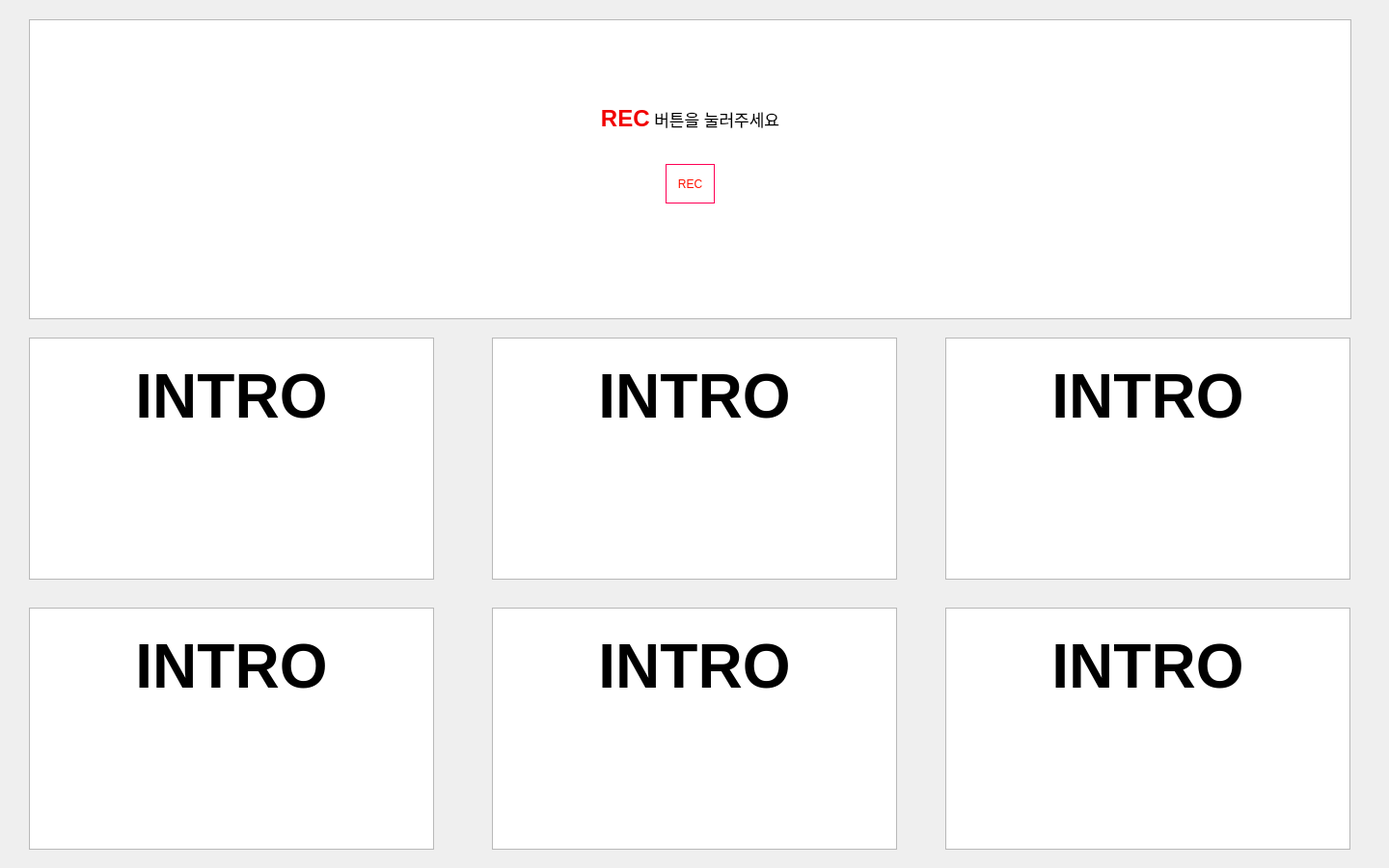
<?xml version="1.0" encoding="UTF-8"?>
<ui version="4.0">
 <class>MainWindow</class>
 <widget class="QMainWindow" name="MainWindow">
  <property name="geometry">
   <rect>
    <x>0</x>
    <y>0</y>
    <width>1440</width>
    <height>900</height>
   </rect>
  </property>
  <property name="windowTitle">
   <string>MainWindow</string>
  </property>
  <widget class="QWidget" name="centralwidget">
   <widget class="QPushButton" name="pushButton">
    <property name="geometry">
     <rect>
      <x>690</x>
      <y>170</y>
      <width>51</width>
      <height>41</height>
     </rect>
    </property>
    <property name="styleSheet">
     <string notr="true">QPushButton{
border:1px solid rgb(255,0,85);
backgorund-color:rgb(254,0, 255);
color: rgb(255, 16, 0);
font: 87 24pt &quot;Impact&quot;;
}
QPushButton:hover{
border:5px solid rgb(0,122,204);
}</string>
    </property>
    <property name="text">
     <string>REC</string>
    </property>
   </widget>
   <widget class="QTextBrowser" name="textBrowser">
    <property name="geometry">
     <rect>
      <x>30</x>
      <y>20</y>
      <width>1371</width>
      <height>311</height>
     </rect>
    </property>
    <property name="html">
     <string>&lt;!DOCTYPE HTML PUBLIC &quot;-//W3C//DTD HTML 4.0//EN&quot; &quot;http://www.w3.org/TR/REC-html40/strict.dtd&quot;&gt;
&lt;html&gt;&lt;head&gt;&lt;meta name=&quot;qrichtext&quot; content=&quot;1&quot; /&gt;&lt;style type=&quot;text/css&quot;&gt;
p, li { white-space: pre-wrap; }
&lt;/style&gt;&lt;/head&gt;&lt;body style=&quot; font-family:'.AppleSystemUIFont'; font-size:13pt; font-weight:400; font-style:normal;&quot;&gt;
&lt;p align=&quot;center&quot; style=&quot; margin-top:12px; margin-bottom:12px; margin-left:0px; margin-right:0px; -qt-block-indent:0; text-indent:0px;&quot;&gt;&lt;br /&gt;&lt;/p&gt;
&lt;p align=&quot;center&quot; style=&quot;-qt-paragraph-type:empty; margin-top:12px; margin-bottom:12px; margin-left:0px; margin-right:0px; -qt-block-indent:0; text-indent:0px;&quot;&gt;&lt;br /&gt;&lt;/p&gt;
&lt;p align=&quot;center&quot; style=&quot; margin-top:12px; margin-bottom:12px; margin-left:0px; margin-right:0px; -qt-block-indent:0; text-indent:0px;&quot;&gt;&lt;span style=&quot; font-size:18pt; font-weight:600; color:#f10000;&quot;&gt;REC&lt;/span&gt; 버튼을 눌러주세요&lt;/p&gt;&lt;/body&gt;&lt;/html&gt;</string>
    </property>
   </widget>
   <widget class="QTextBrowser" name="textBrowser_2">
    <property name="geometry">
     <rect>
      <x>30</x>
      <y>350</y>
      <width>420</width>
      <height>251</height>
     </rect>
    </property>
    <property name="html">
     <string>&lt;!DOCTYPE HTML PUBLIC &quot;-//W3C//DTD HTML 4.0//EN&quot; &quot;http://www.w3.org/TR/REC-html40/strict.dtd&quot;&gt;
&lt;html&gt;&lt;head&gt;&lt;meta name=&quot;qrichtext&quot; content=&quot;1&quot; /&gt;&lt;style type=&quot;text/css&quot;&gt;
p, li { white-space: pre-wrap; }
&lt;/style&gt;&lt;/head&gt;&lt;body style=&quot; font-family:'.AppleSystemUIFont'; font-size:13pt; font-weight:400; font-style:normal;&quot;&gt;
&lt;p align=&quot;center&quot; style=&quot;-qt-paragraph-type:empty; margin-top:0px; margin-bottom:0px; margin-left:0px; margin-right:0px; -qt-block-indent:0; text-indent:0px;&quot;&gt;&lt;br /&gt;&lt;/p&gt;
&lt;p align=&quot;center&quot; style=&quot; margin-top:0px; margin-bottom:0px; margin-left:0px; margin-right:0px; -qt-block-indent:0; text-indent:0px;&quot;&gt;&lt;span style=&quot; font-size:48pt; font-weight:600;&quot;&gt;INTRO&lt;/span&gt;&lt;/p&gt;&lt;/body&gt;&lt;/html&gt;</string>
    </property>
   </widget>
   <widget class="QTextBrowser" name="textBrowser_3">
    <property name="geometry">
     <rect>
      <x>30</x>
      <y>630</y>
      <width>420</width>
      <height>251</height>
     </rect>
    </property>
    <property name="html">
     <string>&lt;!DOCTYPE HTML PUBLIC &quot;-//W3C//DTD HTML 4.0//EN&quot; &quot;http://www.w3.org/TR/REC-html40/strict.dtd&quot;&gt;
&lt;html&gt;&lt;head&gt;&lt;meta name=&quot;qrichtext&quot; content=&quot;1&quot; /&gt;&lt;style type=&quot;text/css&quot;&gt;
p, li { white-space: pre-wrap; }
&lt;/style&gt;&lt;/head&gt;&lt;body style=&quot; font-family:'.AppleSystemUIFont'; font-size:13pt; font-weight:400; font-style:normal;&quot;&gt;
&lt;p align=&quot;center&quot; style=&quot;-qt-paragraph-type:empty; margin-top:0px; margin-bottom:0px; margin-left:0px; margin-right:0px; -qt-block-indent:0; text-indent:0px;&quot;&gt;&lt;br /&gt;&lt;/p&gt;
&lt;p align=&quot;center&quot; style=&quot; margin-top:0px; margin-bottom:0px; margin-left:0px; margin-right:0px; -qt-block-indent:0; text-indent:0px;&quot;&gt;&lt;span style=&quot; font-size:48pt; font-weight:600;&quot;&gt;INTRO&lt;/span&gt;&lt;/p&gt;&lt;/body&gt;&lt;/html&gt;</string>
    </property>
   </widget>
   <widget class="QTextBrowser" name="textBrowser_4">
    <property name="geometry">
     <rect>
      <x>510</x>
      <y>350</y>
      <width>420</width>
      <height>251</height>
     </rect>
    </property>
    <property name="html">
     <string>&lt;!DOCTYPE HTML PUBLIC &quot;-//W3C//DTD HTML 4.0//EN&quot; &quot;http://www.w3.org/TR/REC-html40/strict.dtd&quot;&gt;
&lt;html&gt;&lt;head&gt;&lt;meta name=&quot;qrichtext&quot; content=&quot;1&quot; /&gt;&lt;style type=&quot;text/css&quot;&gt;
p, li { white-space: pre-wrap; }
&lt;/style&gt;&lt;/head&gt;&lt;body style=&quot; font-family:'.AppleSystemUIFont'; font-size:13pt; font-weight:400; font-style:normal;&quot;&gt;
&lt;p align=&quot;center&quot; style=&quot;-qt-paragraph-type:empty; margin-top:0px; margin-bottom:0px; margin-left:0px; margin-right:0px; -qt-block-indent:0; text-indent:0px;&quot;&gt;&lt;br /&gt;&lt;/p&gt;
&lt;p align=&quot;center&quot; style=&quot; margin-top:0px; margin-bottom:0px; margin-left:0px; margin-right:0px; -qt-block-indent:0; text-indent:0px;&quot;&gt;&lt;span style=&quot; font-size:48pt; font-weight:600;&quot;&gt;INTRO&lt;/span&gt;&lt;/p&gt;&lt;/body&gt;&lt;/html&gt;</string>
    </property>
   </widget>
   <widget class="QTextBrowser" name="textBrowser_5">
    <property name="geometry">
     <rect>
      <x>510</x>
      <y>630</y>
      <width>420</width>
      <height>251</height>
     </rect>
    </property>
    <property name="html">
     <string>&lt;!DOCTYPE HTML PUBLIC &quot;-//W3C//DTD HTML 4.0//EN&quot; &quot;http://www.w3.org/TR/REC-html40/strict.dtd&quot;&gt;
&lt;html&gt;&lt;head&gt;&lt;meta name=&quot;qrichtext&quot; content=&quot;1&quot; /&gt;&lt;style type=&quot;text/css&quot;&gt;
p, li { white-space: pre-wrap; }
&lt;/style&gt;&lt;/head&gt;&lt;body style=&quot; font-family:'.AppleSystemUIFont'; font-size:13pt; font-weight:400; font-style:normal;&quot;&gt;
&lt;p align=&quot;center&quot; style=&quot;-qt-paragraph-type:empty; margin-top:0px; margin-bottom:0px; margin-left:0px; margin-right:0px; -qt-block-indent:0; text-indent:0px;&quot;&gt;&lt;br /&gt;&lt;/p&gt;
&lt;p align=&quot;center&quot; style=&quot; margin-top:0px; margin-bottom:0px; margin-left:0px; margin-right:0px; -qt-block-indent:0; text-indent:0px;&quot;&gt;&lt;span style=&quot; font-size:48pt; font-weight:600;&quot;&gt;INTRO&lt;/span&gt;&lt;/p&gt;&lt;/body&gt;&lt;/html&gt;</string>
    </property>
   </widget>
   <widget class="QTextBrowser" name="textBrowser_6">
    <property name="geometry">
     <rect>
      <x>980</x>
      <y>350</y>
      <width>420</width>
      <height>251</height>
     </rect>
    </property>
    <property name="html">
     <string>&lt;!DOCTYPE HTML PUBLIC &quot;-//W3C//DTD HTML 4.0//EN&quot; &quot;http://www.w3.org/TR/REC-html40/strict.dtd&quot;&gt;
&lt;html&gt;&lt;head&gt;&lt;meta name=&quot;qrichtext&quot; content=&quot;1&quot; /&gt;&lt;style type=&quot;text/css&quot;&gt;
p, li { white-space: pre-wrap; }
&lt;/style&gt;&lt;/head&gt;&lt;body style=&quot; font-family:'.AppleSystemUIFont'; font-size:13pt; font-weight:400; font-style:normal;&quot;&gt;
&lt;p align=&quot;center&quot; style=&quot;-qt-paragraph-type:empty; margin-top:0px; margin-bottom:0px; margin-left:0px; margin-right:0px; -qt-block-indent:0; text-indent:0px;&quot;&gt;&lt;br /&gt;&lt;/p&gt;
&lt;p align=&quot;center&quot; style=&quot; margin-top:0px; margin-bottom:0px; margin-left:0px; margin-right:0px; -qt-block-indent:0; text-indent:0px;&quot;&gt;&lt;span style=&quot; font-size:48pt; font-weight:600;&quot;&gt;INTRO&lt;/span&gt;&lt;/p&gt;&lt;/body&gt;&lt;/html&gt;</string>
    </property>
   </widget>
   <widget class="QTextBrowser" name="textBrowser_7">
    <property name="geometry">
     <rect>
      <x>980</x>
      <y>630</y>
      <width>420</width>
      <height>251</height>
     </rect>
    </property>
    <property name="html">
     <string>&lt;!DOCTYPE HTML PUBLIC &quot;-//W3C//DTD HTML 4.0//EN&quot; &quot;http://www.w3.org/TR/REC-html40/strict.dtd&quot;&gt;
&lt;html&gt;&lt;head&gt;&lt;meta name=&quot;qrichtext&quot; content=&quot;1&quot; /&gt;&lt;style type=&quot;text/css&quot;&gt;
p, li { white-space: pre-wrap; }
&lt;/style&gt;&lt;/head&gt;&lt;body style=&quot; font-family:'.AppleSystemUIFont'; font-size:13pt; font-weight:400; font-style:normal;&quot;&gt;
&lt;p align=&quot;center&quot; style=&quot;-qt-paragraph-type:empty; margin-top:0px; margin-bottom:0px; margin-left:0px; margin-right:0px; -qt-block-indent:0; text-indent:0px;&quot;&gt;&lt;br /&gt;&lt;/p&gt;
&lt;p align=&quot;center&quot; style=&quot; margin-top:0px; margin-bottom:0px; margin-left:0px; margin-right:0px; -qt-block-indent:0; text-indent:0px;&quot;&gt;&lt;span style=&quot; font-size:48pt; font-weight:600;&quot;&gt;INTRO&lt;/span&gt;&lt;/p&gt;&lt;/body&gt;&lt;/html&gt;</string>
    </property>
   </widget>
   <zorder>textBrowser</zorder>
   <zorder>pushButton</zorder>
   <zorder>textBrowser_2</zorder>
   <zorder>textBrowser_3</zorder>
   <zorder>textBrowser_4</zorder>
   <zorder>textBrowser_5</zorder>
   <zorder>textBrowser_6</zorder>
   <zorder>textBrowser_7</zorder>
  </widget>
 </widget>
 <resources/>
 <connections/>
</ui>
